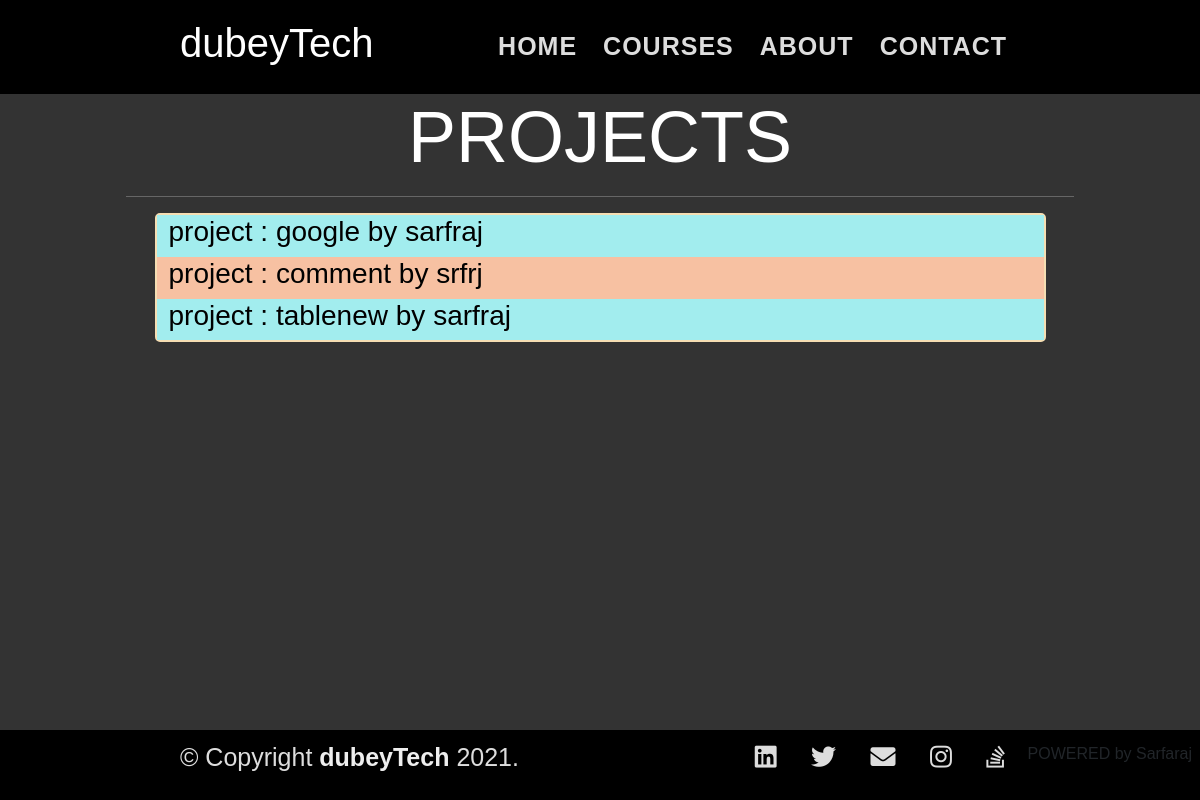
Before: / with the older database file.
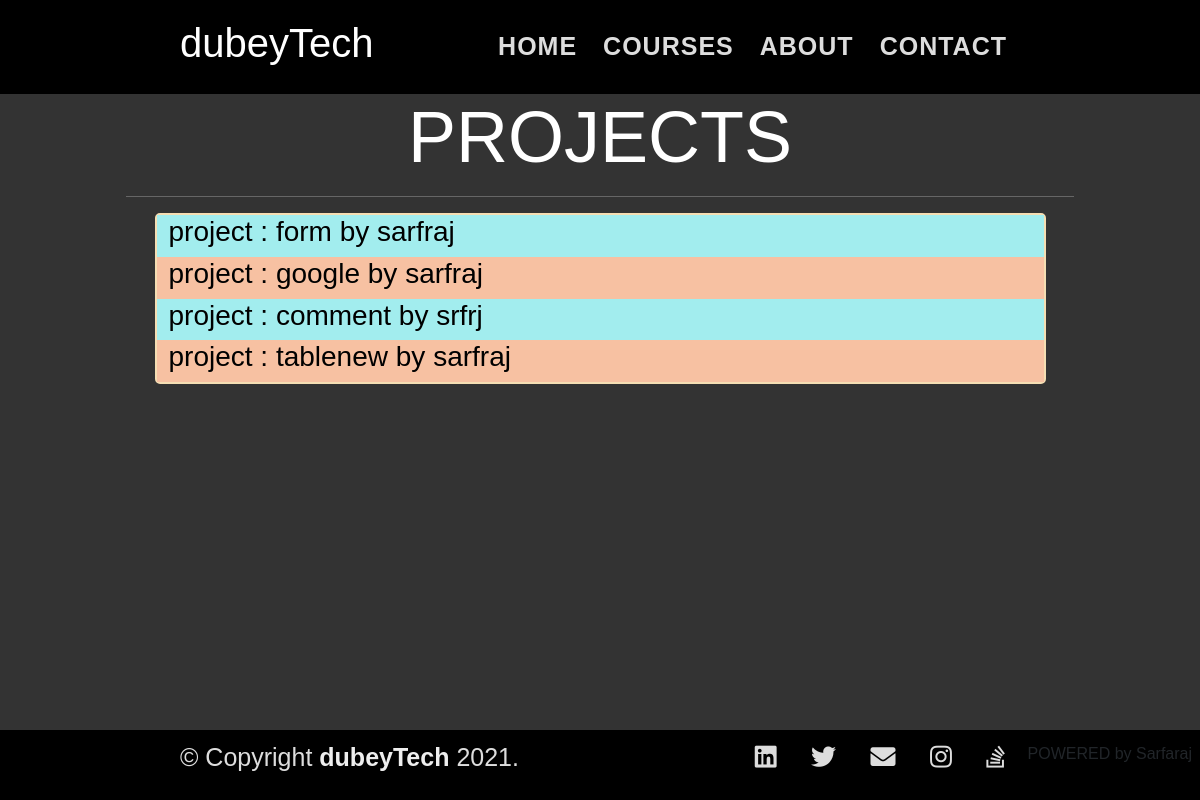
After: the same page with the newer database file.
### htmlmanager/models.py (models this page shows, shortened)
class Project(models.Model):
    name = models.CharField(max_length=150)
    username = models.CharField(max_length=150,default="",blank=True)
    @property
    def index(self):
        return self.files.first().filename
    @property
    def site(self):
        return "/project/"+self.name+"/"+self.index

### htmlmanager/views.py (the view)
# urls.py: path("",views.index,name="index"),
def index(request):
    projects = Project.objects.all()
    context={
        "projects":projects
    }
    return render(request,"index.html",context)

### htmlmanager/templates/index.html
{% extends 'layout.html' %}
{% block body %}
<div class="container text-white text-center">
    <h1 class="display-2">PROJECTS</h1>
    <hr>
    <div class="row justify-content-center">
        <div class="col-11 projects-container">
            {% for project in projects reversed %}
            <a class="project" href="{{project.site}}">
                <div class="row {% cycle 'row1' 'row2' %}">
                    <h3>project : {{project.name}} by {{project.username}}</h3>
                </div>
            </a>
            {% endfor %}
        </div>
    </div>
</div>
{% endblock %}

### htmlmanager/templates/layout.html (shortened to what this page needs)
<!DOCTYPE html>
{% load static %}
<html lang="en">
<head>
  <link rel="stylesheet" href="https://pro.fontawesome.com/releases/v5.10.0/css/all.css"
 />
  <link href="https://cdn.jsdelivr.net/npm/bootstrap@5.0.0-beta3/dist/css/bootstrap.min.css" rel="stylesheet"
>
  <link rel="stylesheet" href="{% static 'style.css' %}">
</head>
<body id="page">
  <header class="lg">
    <div class="navbar">
      <a href="http://dubeytech.herokuapp.com/">
        <h1 class="title">dubeyTech</h1>
      </a>
      <div class="nav">
        <a href="http://dubeytech.herokuapp.com/">HOME</a>
        <a href="http://dubeytech.herokuapp.com/#courses">COURSES</a>
        <a href="https://dubeytech-prashant.github.io/cv">ABOUT</a>
        <a href="mailto:dubeyprashant583@gmail.com">CONTACT</a>
      </div>
    </div>
  </header>
  <main class="row justify-content-center ">
    <div class="col col-lg-10">
      {% block body %}
      {% endblock %}
    </div>
  </main>
  <div class="fixed-footer-extra"></div>
  <footer>
    <div class="foot-container">
      <div class="foot-social">
        <a href="https://www.linkedin.com/in/prashant-dubey-204984209"><i class="icon fab fa-linkedin"></i></a>
        <a href="https://twitter.com/dubeyfire07" class="icon tw"><i class="fab fa-twitter"></i></a>
        <a href="mailto:dubeyprashant583@gmail.com" class="icon em"><i class="fas fa-envelope"></i></a>
        <a href="https://www.instagram.com/dubeytechofficial" class="icon ig"><i class="fab fa-instagram"></i></a>
        <a href="https://stackoverflow.com/users/14899603/prashant-dubey" class="icon st"><i
            class="fab fa-stack-overflow"></i></a>
        <p4 style="position: absolute;right: 8px;">POWERED by Sarfaraj</p4>
      </div>
      <div class="foot-text">
        <p>
          &copy; Copyright <a href="https://dubeytech-prashant.github.io/cv" class="foot-link">dubeyTech</a> 2021.
        </p>
      </div>
    </div>
  </footer>
</body>
</html>

### static/style.css (style rules this page uses)
* { margin: 0; padding: 0; }
#page { background-color: #333; font-family: "Gill Sans", Calibri, sans-serif; }
header { background-color: #000; color: #eee; position: sticky; top: 0; left: 0; width: 100%; }
.title { font-family: Calibri, sans-serif; display: inline-block; font-size: 30px; line-height: 40px; color: #fff; }
@media screen and (min-width: 900px) { header { width: auto; padding: 15px 15%; } }
@media screen and (min-width: 900px) { .title { font-size: 40px; } }
@media screen and (min-width: 900px) { .nav { float: right; } }
@media screen and (min-width: 900px) { .nav a { color: #ddd; float: left; line-height: 1.5; font-size: 25px; font-weight: 800; letter-spacing: 1px; text-decoration: none; padding: 0 3px; margin: 0 10px; } }
.row1 { background-color: rgb(162, 237, 238); }
.row2 { background-color: rgb(247, 193, 162); }
.row1,.row2 { text-decoration: none; color: #000; text-align: left; }
.project { text-decoration-line: none; }
.projects-container { border: 2px solid wheat; border-radius: 5px; }
.fixed-footer-extra { height: 60px; }
footer { position: fixed; width: 100%; bottom: 0; left: 0; background-color: #000; }
.foot-container { text-align: left; padding: 1% 15%; }
.foot-social { display: inline; float: right; }
.icon { color: #ddd; text-align: center; line-height: 30px; font-size: 25px; padding: 0 15px; }
.foot-link, .foot-text p { line-height: 30px; font-size: 25px; color: #ddd; text-decoration: none; }
.foot-link { font-weight: 700; color: #eee; }

Changed rows visible on the page:
added Project: name "form", username "sarfraj"
